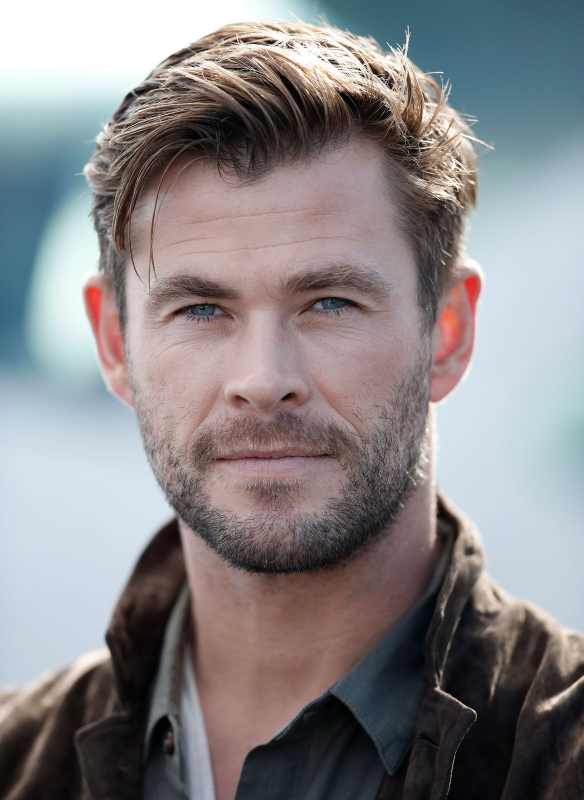
#> input picture faces/chris_hemsworth.jpg, 1168 x 1600 px, given in place of the camera (shown at 1/2 size)
$ python facial_detection.py
#> lines starting #> are read from the running program, lines starting #| are printed output that depends on the picture; after the words box and inside, x2 and y2 are one past the last pixel; in counts of white or black regions, pixels touching at a corner belong together
import cv2 as cv
import imutils

cam = cv.VideoCapture(0)
face_cascade = cv.CascadeClassifier("face.xml")
eye_cascade = cv.CascadeClassifier("eye.xml")

while True:
    ret, frame = cam.read()
#> frame is the input picture: shape (1600, 1168, 3); mean B, G, R 134.8, 132.9, 136.5
    frame = imutils.resize(frame, width=600)
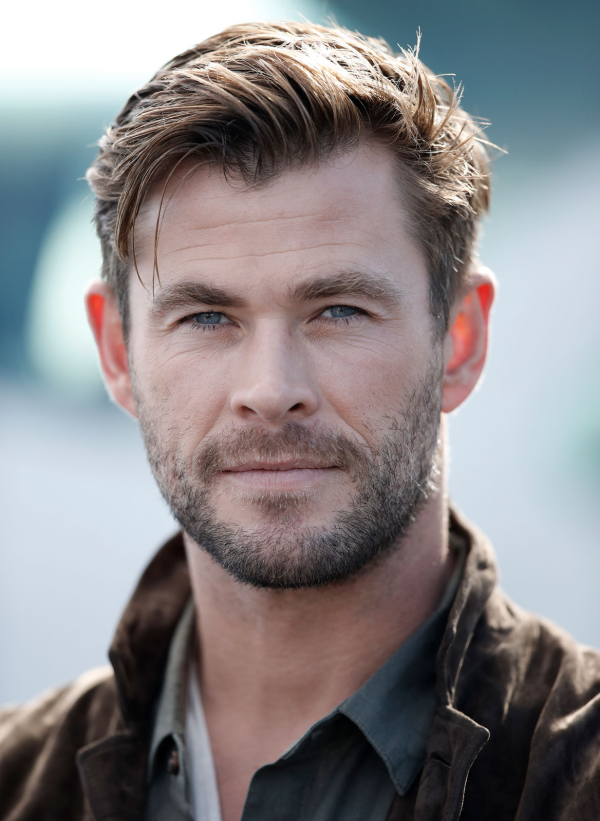
#> frame: shape (821, 600, 3); mean B, G, R 134.8, 132.9, 136.5
    gray = cv.cvtColor(frame, cv.COLOR_BGR2GRAY)
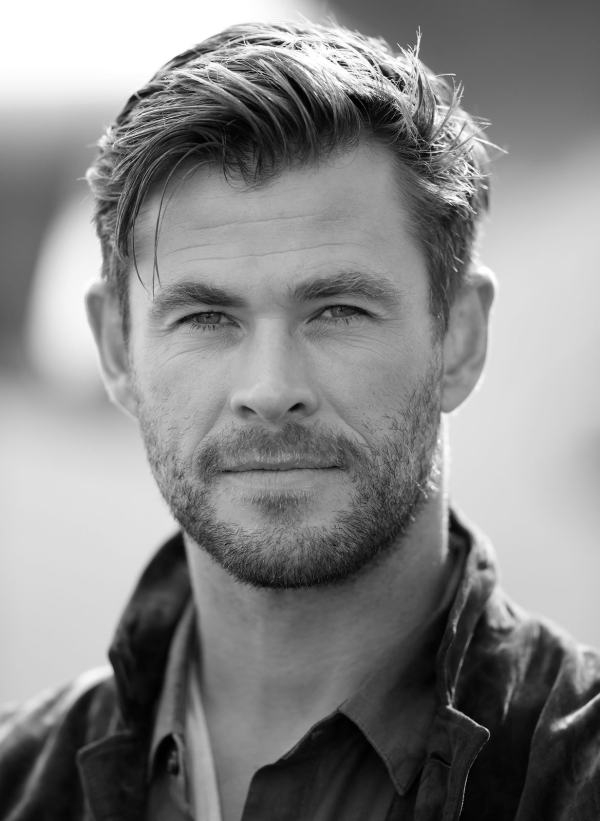
#> gray: shape (821, 600); min 0, max 255, mean 134.2

    faces = face_cascade.detectMultiScale(gray, scaleFactor=1.05, minNeighbors=5, minSize=(30, 30),
                                          flags=cv.CASCADE_SCALE_IMAGE)
#> faces = [[82, 169, 380, 380]]
    for (x, y, w, h) in faces:
        frame = cv.rectangle(frame, (x, y), (x + w, y + h), (255, 0, 0), 2)
#> this loop made 1 pass
#> pass 1, `frame = cv.rectangle(frame, (x, y), (x + w, y + h), (255, 0, 0), 2)`:
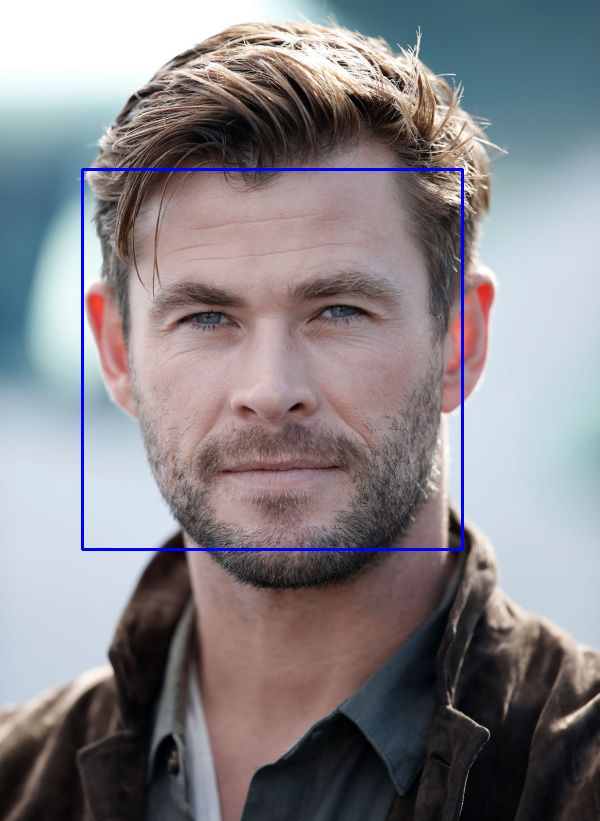
#> frame: shape (821, 600, 3); 0.92% of pixels changed, all inside (x1, y1, x2, y2) = (81, 168, 464, 551)

    eyes = eye_cascade.detectMultiScale(gray, 1.03, minNeighbors=10)
#> eyes = [[289, 280, 69, 69], [469, 554, 24, 24], [164, 275, 81, 81]]
    for (x, y, w, h) in eyes:
        frame = cv.rectangle(frame, (x, y), (x + w, y + h), (0, 255, 0), 2)
#> this loop made 3 passes
#> pass 1, `frame = cv.rectangle(frame, (x, y), (x + w, y + h), (0, 255, 0), 2)`:
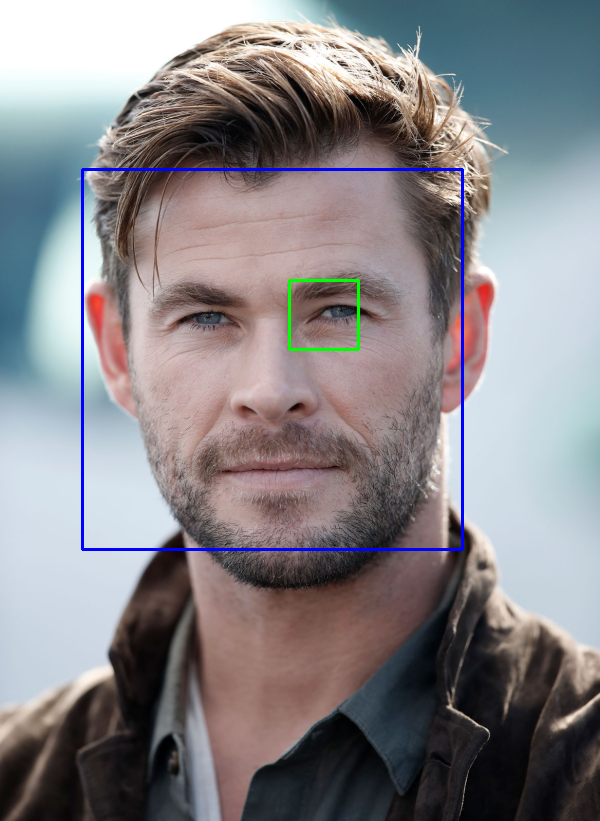
#> frame: shape (821, 600, 3); 0.17% of pixels changed, all inside (x1, y1, x2, y2) = (288, 279, 360, 351)
#> pass 2, `frame = cv.rectangle(frame, (x, y), (x + w, y + h), (0, 255, 0), 2)`:
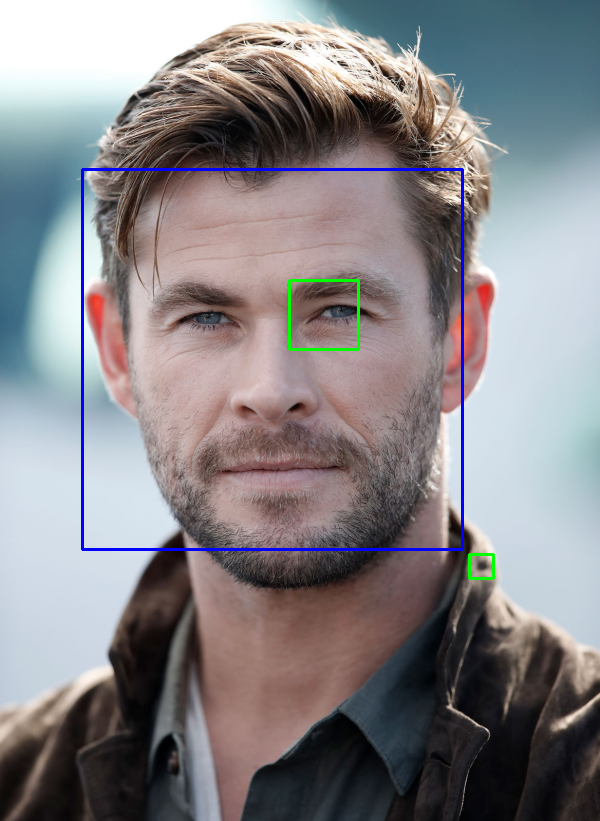
#> frame: shape (821, 600, 3); 0.06% of pixels changed, all inside (x1, y1, x2, y2) = (468, 553, 495, 580)
#> pass 3, `frame = cv.rectangle(frame, (x, y), (x + w, y + h), (0, 255, 0), 2)`:
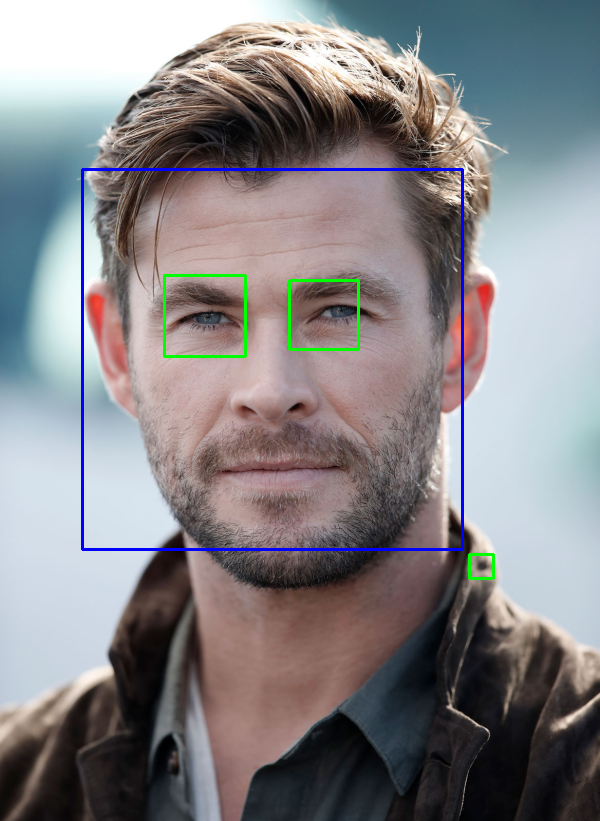
#> frame: shape (821, 600, 3); 0.2% of pixels changed, all inside (x1, y1, x2, y2) = (163, 274, 247, 358)

    cv.imshow('img', frame)

    if cv.waitKey(1) == 27:
#> (key Esc is pressed here)
        break

cam.release()
cv.destroyAllWindows()

$ run again, on faces/coach_shiv.jpg
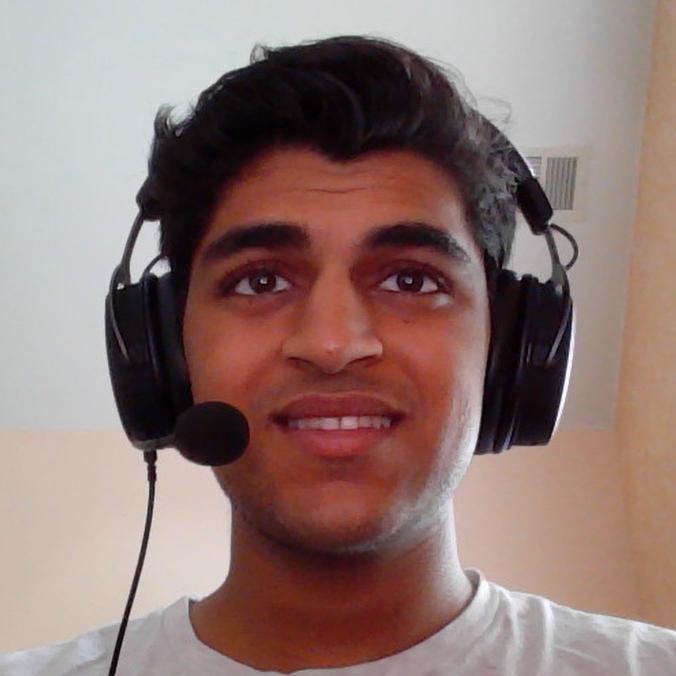
#> input picture faces/coach_shiv.jpg, 1352 x 1352 px, given in place of the camera (shown at 1/2 size)
#> frame is the input picture: shape (1352, 1352, 3); mean B, G, R 115.3, 119.7, 143.5
#> `gray = cv.cvtColor(frame, cv.COLOR_BGR2GRAY)`:
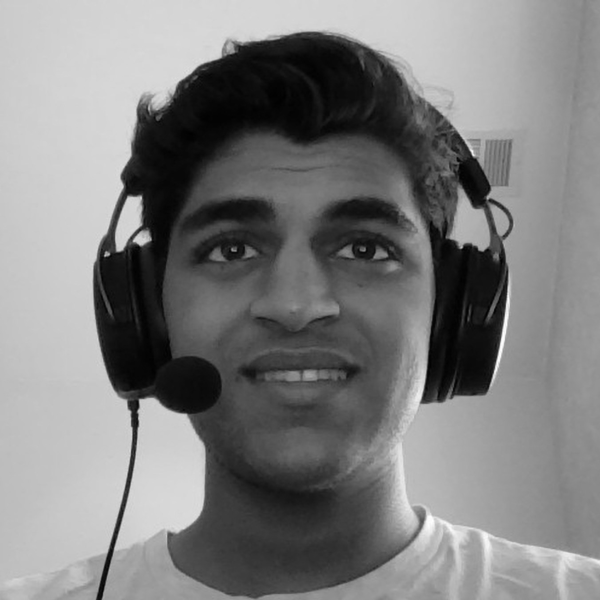
#> gray: shape (600, 600); min 1, max 254, mean 126.3
#> faces = [[137, 120, 318, 318]]
#> the loop `for (x, y, w, h) in faces:` made 1 pass
#> eyes = [[330, 355, 36, 36], [231, 356, 37, 37], [322, 210, 78, 78], [187, 213, 75, 75]]
#> the loop `for (x, y, w, h) in eyes:` made 4 passes
#> after the loop `for (x, y, w, h) in eyes:`:
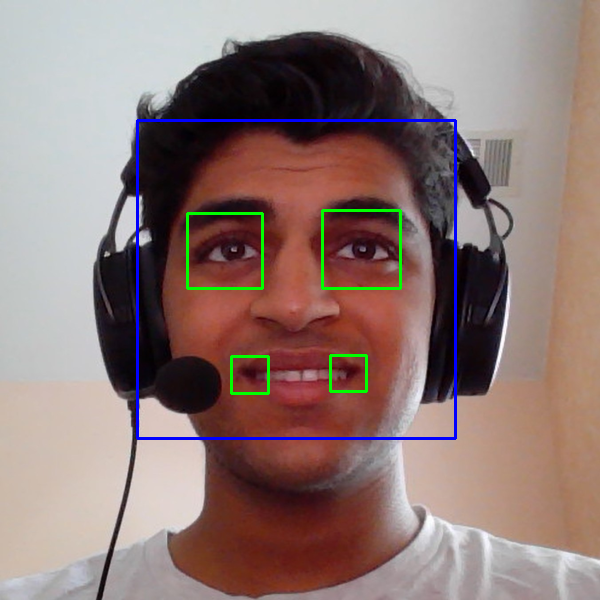
#> frame: shape (600, 600, 3); mean B, G, R 117, 120.5, 141.8

$ run again, on faces/dwayne_johnson.jpg
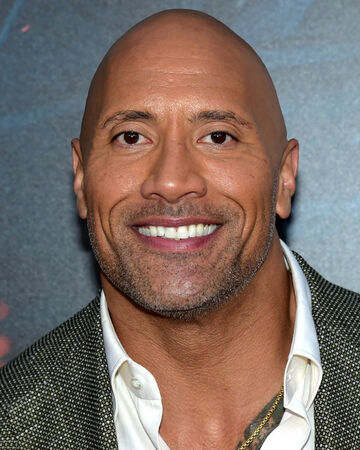
#> input picture faces/dwayne_johnson.jpg, 360 x 450 px, given in place of the camera
#> frame is the input picture: shape (450, 360, 3); mean B, G, R 102.1, 109.4, 125.6
#> `gray = cv.cvtColor(frame, cv.COLOR_BGR2GRAY)`:
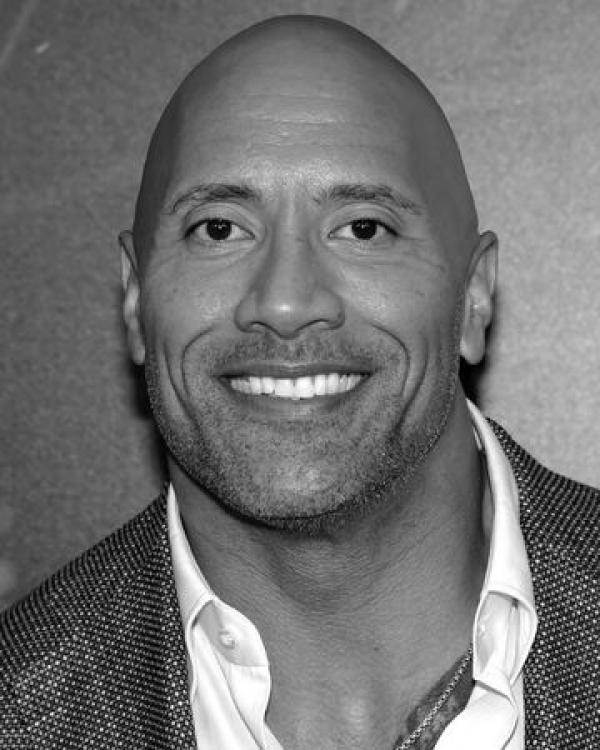
#> gray: shape (750, 600); min 0, max 255, mean 113.4
#> faces = [[288, 541, 52, 52], [464, 566, 92, 92], [108, 84, 370, 370]]
#> the loop `for (x, y, w, h) in faces:` made 3 passes
#> eyes = [[324, 191, 77, 77], [501, 592, 29, 29], [174, 190, 78, 78]]
#> the loop `for (x, y, w, h) in eyes:` made 3 passes
#> pass 3, `frame = cv.rectangle(frame, (x, y), (x + w, y + h), (0, 255, 0), 2)`:
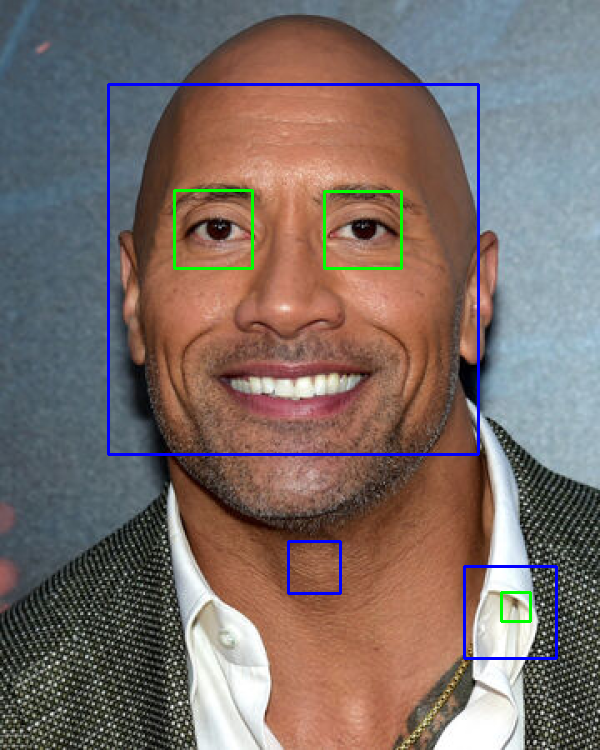
#> frame: shape (750, 600, 3); mean B, G, R 103.8, 108.6, 123.2

$ run again, on faces/emma_watson.jpg
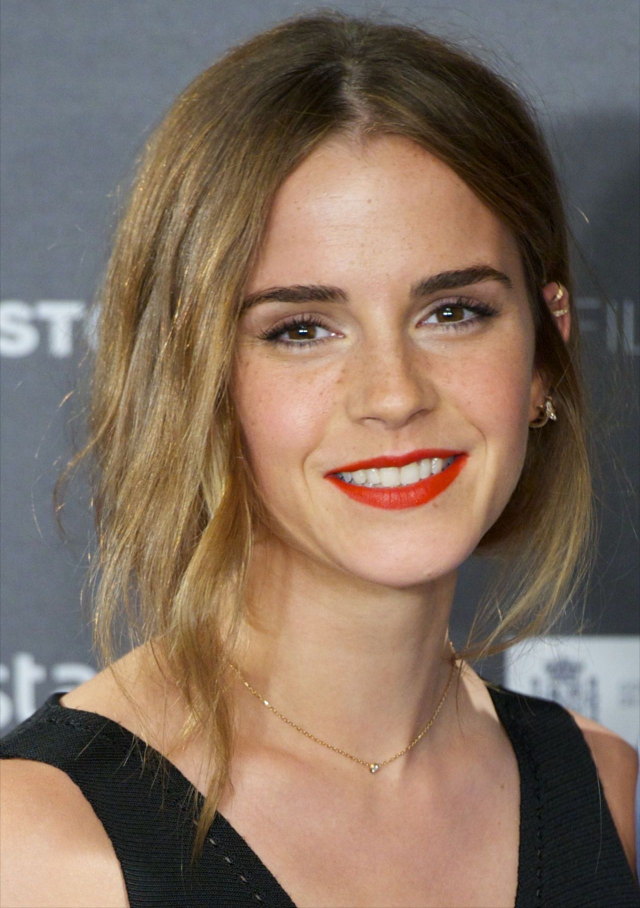
#> input picture faces/emma_watson.jpg, 1280 x 1816 px, given in place of the camera (shown at 1/2 size)
#> frame is the input picture: shape (1816, 1280, 3); mean B, G, R 95.6, 110.2, 129.9
#> `gray = cv.cvtColor(frame, cv.COLOR_BGR2GRAY)`:
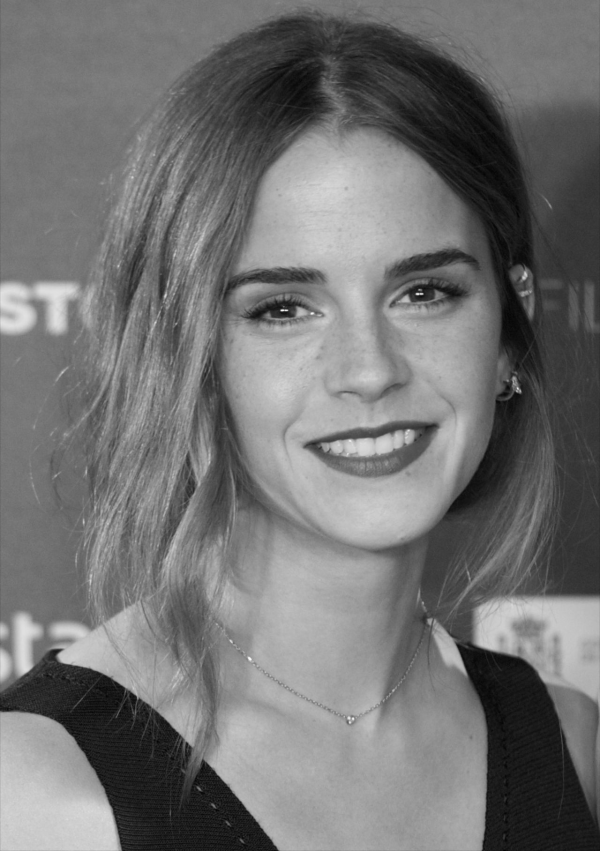
#> gray: shape (851, 600); min 3, max 250, mean 114.4
#> faces = [[182, 162, 356, 356]]
#> the loop `for (x, y, w, h) in faces:` made 1 pass
#> eyes = [[303, 433, 30, 30], [244, 277, 69, 69], [382, 257, 76, 76], [308, 386, 120, 120]]
#> the loop `for (x, y, w, h) in eyes:` made 4 passes
#> after the loop `for (x, y, w, h) in eyes:`:
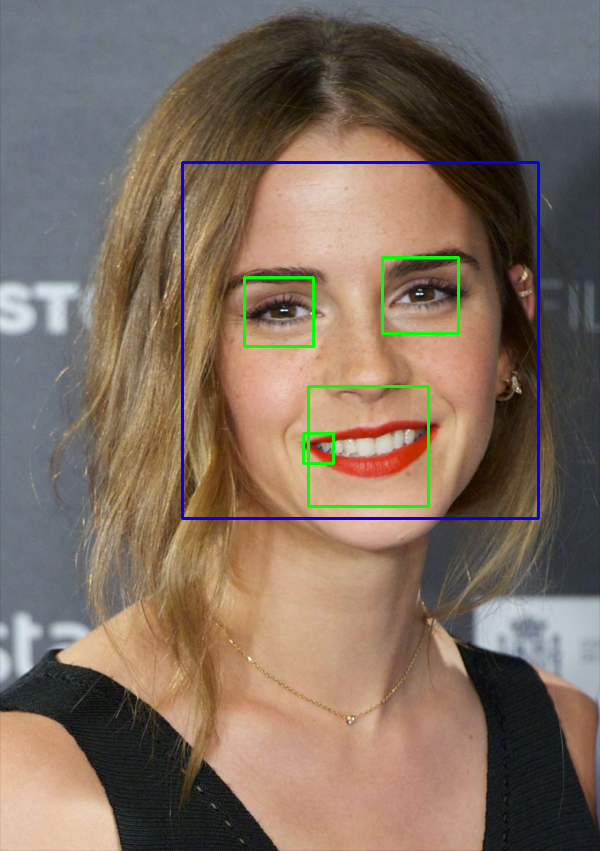
#> frame: shape (851, 600, 3); mean B, G, R 96.3, 110.2, 127.6
